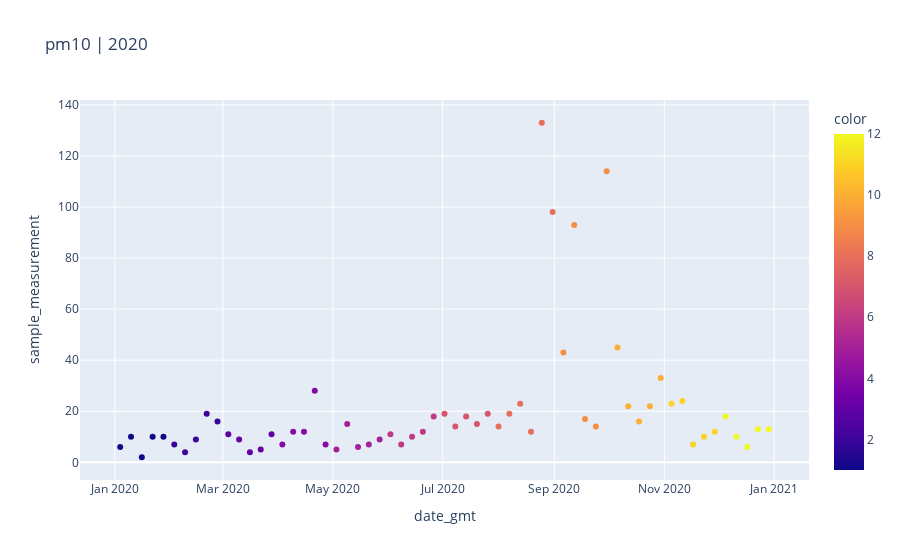
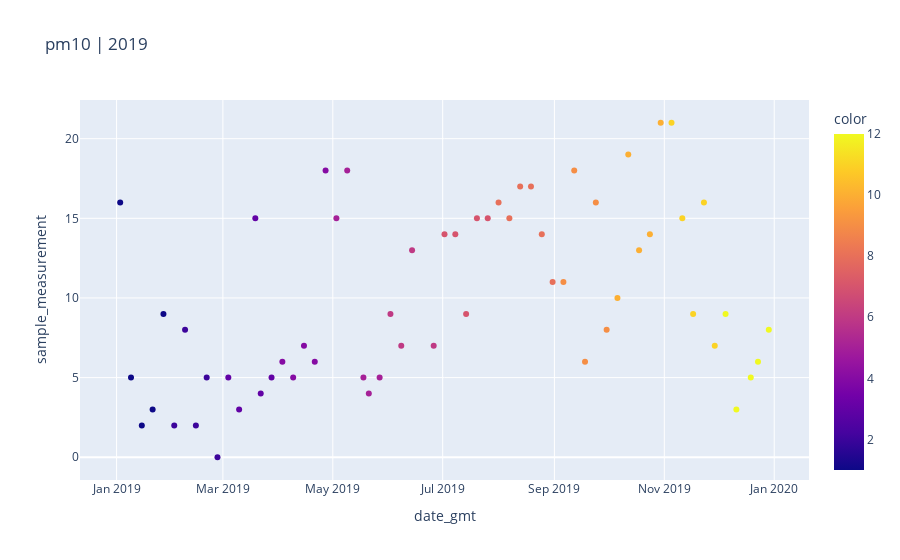

Source (notebook cell) for these figures, in order:
### Code cell
param = pm10
name = 'pm10'
#2020

response = requests.get(f'https://aqs.epa.gov/data/api/sampleData/bySite?email={email}&key={key}&param={param}&bdate=20200101&edate=20201231&state={state}&county={county}&site={sitecode}')
js = response.json()
data01= pd.DataFrame(js['Data'])

ds01 = data01.sort_values(['date_gmt', 'time_gmt'])
ds01['date_gmt'] = pd.to_datetime(ds01['date_gmt'])
# ds01.plot(x='date_gmt', y='sample_measurement')

print(ds01.date_gmt.groupby([ds01.date_gmt.dt.year, ds01.date_gmt.dt.month])
  .nunique()
  .rename_axis(['year', 'month'])
  .reset_index(name='unique days'))

fig3 = px.scatter(ds01, x="date_gmt", y="sample_measurement", title = f'{name} | 2020', color = ds01.date_gmt.dt.month)
fig3.show()

##########################################################################################################

#2019

response = requests.get(f'https://aqs.epa.gov/data/api/sampleData/bySite?email={email}&key={key}&param={param}&bdate=20190101&edate=20191231&state={state}&county={county}&site={sitecode}')
js = response.json()
data02= pd.DataFrame(js['Data'])
print(data02.shape)

ds02 = data02.sort_values(['date_gmt', 'time_gmt'])
ds02['date_gmt'] = pd.to_datetime(ds02['date_gmt'])
# ds2.plot(x='date_gmt', y='sample_measurement')

print(ds02.date_gmt.groupby([ds02.date_gmt.dt.year, ds02.date_gmt.dt.month])
  .nunique()
  .rename_axis(['year', 'month'])
  .reset_index(name='unique days'))

fig4 = px.scatter(ds02, x="date_gmt", y="sample_measurement", title = f'{name} | 2019', color = ds02.date_gmt.dt.month)
fig4.show()

##########################################################################################################

fig, ax = plt.subplots(1, 2, figsize=(16,8), sharey=True)
fig.suptitle(f'{county_name} | {name}')
ax[0].plot(ds02['date_gmt'], ds02['sample_measurement'])
ax[0].set(title = '2019', ylabel = f'{name}')
ax[1].plot(ds01['date_gmt'], ds01['sample_measurement'])
ax[1].set(title = '2020', ylabel = f'{name}')

plt.show()

### Figure 1 — Plotly figure (JSON) as saved in the notebook; plotly's stock layout.template omitted (floating-point values rounded to 4 significant figures)
{"data": [{"hovertemplate": "date_gmt=%{x}<br>sample_measurement=%{y}<br>color=%{marker.color}<extra></extra>", "legendgroup": "", "marker": {"color": [1, 1, 1, 1, 1, 2, 2, 2, 2, 2, 3, 3, 3, 3, 3, 4, 4, 4, 4, 4, 5, 5, 5, 5, 5, 6, 6, 6, 6, 6, 7, 7, 7, 7, 7, 8, 8, 8, 8, 8, 8, 9, 9, 9, 9, 9, 10, 10, 10, 10, 10, 11, 11, 11, 11, 11, 12, 12, 12, 12, 12], "coloraxis": "coloraxis", "symbol": "circle"}, "mode": "markers", "name": "", "showlegend": false, "type": "scatter", "x": ["2020-01-04T00:00:00", "2020-01-10T00:00:00", "2020-01-16T00:00:00", "2020-01-22T00:00:00", "2020-01-28T00:00:00", "2020-02-03T00:00:00", "2020-02-09T00:00:00", "2020-02-15T00:00:00", "2020-02-21T00:00:00", "2020-02-27T00:00:00", "2020-03-04T00:00:00", "2020-03-10T00:00:00", "2020-03-16T00:00:00", "2020-03-22T00:00:00", "2020-03-28T00:00:00", "2020-04-03T00:00:00", "2020-04-09T00:00:00", "2020-04-15T00:00:00", "2020-04-21T00:00:00", "2020-04-27T00:00:00", "2020-05-03T00:00:00", "2020-05-09T00:00:00", "2020-05-15T00:00:00", "2020-05-21T00:00:00", "2020-05-27T00:00:00", "2020-06-02T00:00:00", "2020-06-08T00:00:00", "2020-06-14T00:00:00", "2020-06-20T00:00:00", "2020-06-26T00:00:00", "2020-07-02T00:00:00", "2020-07-08T00:00:00", "2020-07-14T00:00:00", "2020-07-20T00:00:00", "2020-07-26T00:00:00", "2020-08-01T00:00:00", "2020-08-07T00:00:00", "2020-08-13T00:00:00", "2020-08-19T00:00:00", "2020-08-25T00:00:00", "2020-08-31T00:00:00", "2020-09-06T00:00:00", "2020-09-12T00:00:00", "2020-09-18T00:00:00", "2020-09-24T00:00:00", "2020-09-30T00:00:00", "2020-10-06T00:00:00", "2020-10-12T00:00:00", "2020-10-18T00:00:00", "2020-10-24T00:00:00", "2020-10-30T00:00:00", "2020-11-05T00:00:00", "2020-11-11T00:00:00", "2020-11-17T00:00:00", "2020-11-23T00:00:00", "2020-11-29T00:00:00", "2020-12-05T00:00:00", "2020-12-11T00:00:00", "2020-12-17T00:00:00", "2020-12-23T00:00:00", "2020-12-29T00:00:00"], "xaxis": "x", "y": [6, 10, 2, 10, 10, 7, 4, 9, 19, 16, 11, 9, 4, 5, 11, 7, 12, 12, 28, 7, 5, 15, 6, 7, 9, 11, 7, 10, 12, 18, 19, 14, 18, 15, 19, 14, 19, 23, 12, 133, 98, 43, 93, 17, 14, 114, 45, 22, 16, 22, 33, 23, 24, 7, 10, 12, 18, 10, 6, 13, 13], "yaxis": "y"}], "layout": {"coloraxis": {"colorbar": {"title": {"text": "color"}}, "colorscale": [[0, "#0d0887"], [0.1111, "#46039f"], [0.2222, "#7201a8"], [0.3333, "#9c179e"], [0.4444, "#bd3786"], [0.5556, "#d8576b"], [0.6667, "#ed7953"], [0.7778, "#fb9f3a"], [0.8889, "#fdca26"], [1, "#f0f921"]]}, "legend": {"tracegroupgap": 0}, "title": {"text": "pm10 | 2020"}, "xaxis": {"anchor": "y", "domain": [0, 1], "title": {"text": "date_gmt"}}, "yaxis": {"anchor": "x", "domain": [0, 1], "title": {"text": "sample_measurement"}}}}

### Figure 2 — Plotly figure (JSON) as saved in the notebook; plotly's stock layout.template omitted (floating-point values rounded to 4 significant figures)
{"data": [{"hovertemplate": "date_gmt=%{x}<br>sample_measurement=%{y}<br>color=%{marker.color}<extra></extra>", "legendgroup": "", "marker": {"color": [1, 1, 1, 1, 1, 2, 2, 2, 2, 2, 3, 3, 3, 3, 3, 3, 4, 4, 4, 4, 4, 5, 5, 5, 5, 5, 5, 6, 6, 6, 6, 6, 7, 7, 7, 7, 7, 8, 8, 8, 8, 8, 8, 9, 9, 9, 9, 9, 10, 10, 10, 10, 10, 11, 11, 11, 11, 11, 12, 12, 12, 12, 12, 12], "coloraxis": "coloraxis", "symbol": "circle"}, "mode": "markers", "name": "", "showlegend": false, "type": "scatter", "x": ["2019-01-03T00:00:00", "2019-01-09T00:00:00", "2019-01-15T00:00:00", "2019-01-21T00:00:00", "2019-01-27T00:00:00", "2019-02-02T00:00:00", "2019-02-08T00:00:00", "2019-02-14T00:00:00", "2019-02-20T00:00:00", "2019-02-26T00:00:00", "2019-03-04T00:00:00", "2019-03-10T00:00:00", "2019-03-16T00:00:00", "2019-03-19T00:00:00", "2019-03-22T00:00:00", "2019-03-28T00:00:00", "2019-04-03T00:00:00", "2019-04-09T00:00:00", "2019-04-15T00:00:00", "2019-04-21T00:00:00", "2019-04-27T00:00:00", "2019-05-03T00:00:00", "2019-05-09T00:00:00", "2019-05-15T00:00:00", "2019-05-18T00:00:00", "2019-05-21T00:00:00", "2019-05-27T00:00:00", "2019-06-02T00:00:00", "2019-06-08T00:00:00", "2019-06-14T00:00:00", "2019-06-20T00:00:00", "2019-06-26T00:00:00", "2019-07-02T00:00:00", "2019-07-08T00:00:00", "2019-07-14T00:00:00", "2019-07-20T00:00:00", "2019-07-26T00:00:00", "2019-08-01T00:00:00", "2019-08-07T00:00:00", "2019-08-13T00:00:00", "2019-08-19T00:00:00", "2019-08-25T00:00:00", "2019-08-31T00:00:00", "2019-09-06T00:00:00", "2019-09-12T00:00:00", "2019-09-18T00:00:00", "2019-09-24T00:00:00", "2019-09-30T00:00:00", "2019-10-06T00:00:00", "2019-10-12T00:00:00", "2019-10-18T00:00:00", "2019-10-24T00:00:00", "2019-10-30T00:00:00", "2019-11-05T00:00:00", "2019-11-11T00:00:00", "2019-11-17T00:00:00", "2019-11-23T00:00:00", "2019-11-29T00:00:00", "2019-12-05T00:00:00", "2019-12-11T00:00:00", "2019-12-17T00:00:00", "2019-12-19T00:00:00", "2019-12-23T00:00:00", "2019-12-29T00:00:00"], "xaxis": "x", "y": [16, 5, 2, 3, 9, 2, 8, 2, 5, 0, 5, 3, null, 15, 4, 5, 6, 5, 7, 6, 18, 15, 18, null, 5, 4, 5, 9, 7, 13, null, 7, 14, 14, 9, 15, 15, 16, 15, 17, 17, 14, 11, 11, 18, 6, 16, 8, 10, 19, 13, 14, 21, 21, 15, 9, 16, 7, 9, 3, null, 5, 6, 8], "yaxis": "y"}], "layout": {"coloraxis": {"colorbar": {"title": {"text": "color"}}, "colorscale": [[0, "#0d0887"], [0.1111, "#46039f"], [0.2222, "#7201a8"], [0.3333, "#9c179e"], [0.4444, "#bd3786"], [0.5556, "#d8576b"], [0.6667, "#ed7953"], [0.7778, "#fb9f3a"], [0.8889, "#fdca26"], [1, "#f0f921"]]}, "legend": {"tracegroupgap": 0}, "title": {"text": "pm10 | 2019"}, "xaxis": {"anchor": "y", "domain": [0, 1], "title": {"text": "date_gmt"}}, "yaxis": {"anchor": "x", "domain": [0, 1], "title": {"text": "sample_measurement"}}}}
